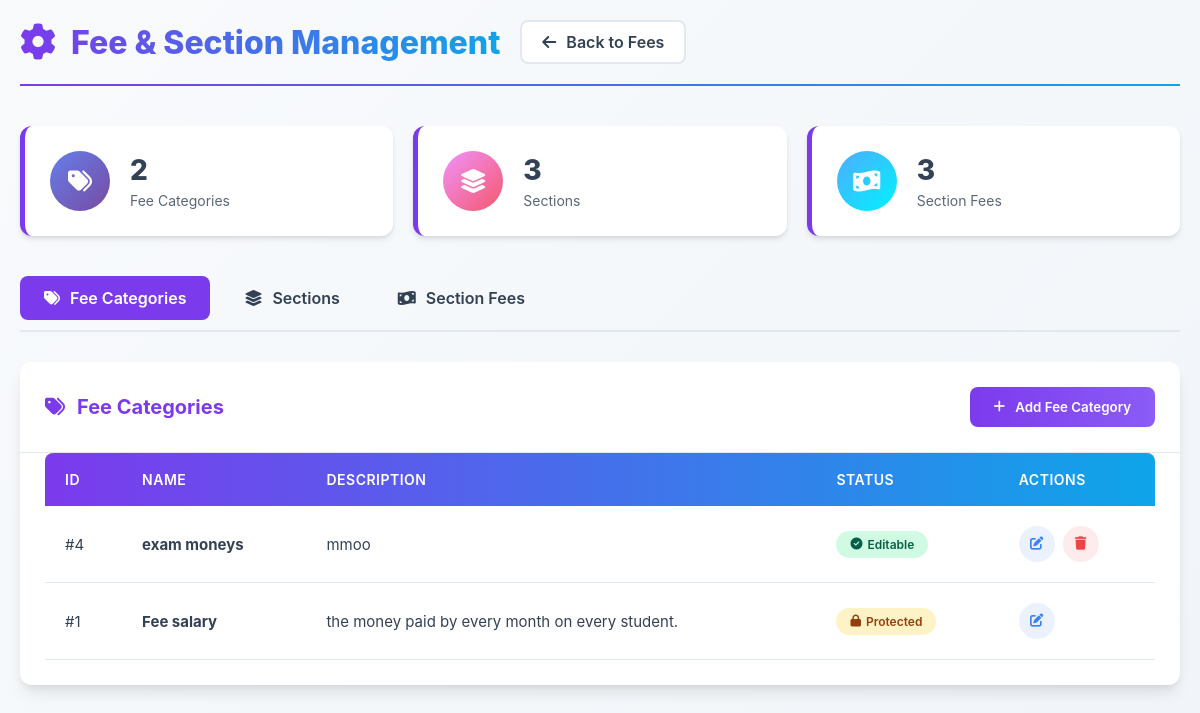
The app's page /views/admin/fees/fee_category.php (signed in) with its own data.
### tables this page shows
CREATE TABLE `app_settings` (
  `id` int(11) NOT NULL,
  `app_name` varchar(150) DEFAULT 'Admin Panel',
  `logo_path` varchar(255) DEFAULT NULL,
  `show_type` enum('text','logo') DEFAULT 'text',
  `updated_at` timestamp NOT NULL DEFAULT current_timestamp() ON UPDATE current_timestamp(),
  `language_id` int(11) DEFAULT 1
);

CREATE TABLE `fee_categories` (
  `id` int(11) NOT NULL,
  `name` varchar(150) NOT NULL,
  `description` text DEFAULT NULL
);

### views/admin/fees/fee_category.php (the view, shortened to what this page needs)
<?php
require_once __DIR__ . '/../../../config/db.php';
$settings = $conn->query("SELECT language_id FROM app_settings ORDER BY id DESC LIMIT 1")->fetch_assoc();
$currentLangId = $settings['language_id'] ?? 1;
function t($key, $replacements = []) {
    global $translations, $currentLangId;
    $text = $translations[$currentLangId][$key] ?? $key;
    return $text;
}
$themeRow = $conn->query("SELECT mode FROM theme ORDER BY id DESC LIMIT 1")->fetch_assoc();
$themeMode = $themeRow['mode'] ?? 1;
$isDark = $themeMode == 0;
$fee_categories = $conn->query("SELECT * FROM fee_categories ORDER BY name ASC");
?>
<!DOCTYPE html>
<html lang="<?= $currentLangId == 2 ? 'ar' : 'en' ?>"
      dir="<?= $currentLangId == 2 ? 'rtl' : 'ltr' ?>">
<head>
    <link rel="stylesheet" href="https://cdnjs.cloudflare.com/ajax/libs/font-awesome/6.4.0/css/all.min.css">
</head>
<body class="<?= $isDark ? 'dark' : '' ?>">
    <div class="container">
        <div class="header">
            <div class="header-left">
                <h1><i class="fas fa-cog"></i> <?= t('page_title') ?></h1>
                <a href="fees.php" class="back-btn">
                    <i class="fas fa-arrow-left"></i> <?= t('back_to_fees') ?>
                </a>
            </div>
        </div>
        <div class="stats-grid">
            <div class="stat-card stat-1">
                <div class="stat-icon">
                    <i class="fas fa-tags"></i>
                </div>
                <div class="stat-content">
                    <h3 id="feeCount">0</h3>
                    <p><?= t('fee_categories') ?></p>
                </div>
            </div>
            <div class="stat-card stat-2">
                <div class="stat-icon">
                    <i class="fas fa-layer-group"></i>
                </div>
                <div class="stat-content">
                    <h3 id="sectionCount">0</h3>
                    <p><?= t('sections') ?></p>
                </div>
            </div>
            <div class="stat-card stat-3">
                <div class="stat-icon">
                    <i class="fas fa-money-bill-wave"></i>
                </div>
                <div class="stat-content">
                    <h3 id="sectionFeeCount">0</h3>
                    <p><?= t('section_fees') ?></p>
                </div>
            </div>
        </div>
        <div class="content-tabs">
            <button class="tab-btn active" onclick="showTab('fee-categories')">
                <i class="fas fa-tags"></i> <?= t('fee_categories') ?>
            </button>
            <button class="tab-btn" onclick="showTab('sections')">
                <i class="fas fa-layer-group"></i> <?= t('sections') ?>
            </button>
            <button class="tab-btn" onclick="showTab('section-fees')">
                <i class="fas fa-money-bill-wave"></i> <?= t('section_fees') ?>
            </button>
        </div>
        <div class="data-section active" id="fee-categories-section">
            <div class="section-header">
                <h3><i class="fas fa-tags"></i> <?= t('fee_categories') ?></h3>
                <button class="action-btn" onclick="openModal('feeModal')">
                    <i class="fas fa-plus"></i> <?= t('add_fee_category') ?>
                </button>
            </div>
            <div class="table-container">
                <table>
                    <thead>
                        <tr>
                            <th><?= t('id') ?></th>
                            <th><?= t('name') ?></th>
                            <th><?= t('description') ?></th>
                            <th><?= t('status') ?></th>
                            <th><?= t('actions') ?></th>
                        </tr>
                    </thead>
                    <tbody>
                        <?php while($fc = $fee_categories->fetch_assoc()):
                        $isSalary = strtolower($fc['name']) === 'fee salary';
                        ?>
                        <tr>
                            <td>#<?= $fc['id'] ?></td>
                            <td><strong><?= htmlspecialchars($fc['name']) ?></strong></td>
                            <td><?= htmlspecialchars($fc['description']) ?: '-' ?></td>
                            <td>
                                <?php if($isSalary): ?>
                                <span class="badge badge-warning">
                                    <i class="fas fa-lock"></i> <?= t('protected') ?>
                                </span>
                                <?php else: ?>
                                <span class="badge badge-success">
                                    <i class="fas fa-check-circle"></i> <?= t('editable') ?>
                                </span>
                                <?php endif; ?>
                            </td>
                            <td>
                                <div class="table-actions">
                                    <button class="btn-icon btn-edit" onclick="editFee(<?= $fc['id'] ?>, '<?= htmlspecialchars($fc['name'], ENT_QUOTES) ?>', '<?= htmlspecialchars($fc['description'], ENT_QUOTES) ?>', <?= $isSalary ? 'true' : 'false' ?>)">
                                        <i class="fas fa-edit"></i>
                                    </button>
                                    <?php if(!$isSalary): ?>
                                    <button class="btn-icon btn-delete" onclick="confirmDeleteFee(<?= $fc['id'] ?>, '<?= htmlspecialchars($fc['name'], ENT_QUOTES) ?>')">
                                        <i class="fas fa-trash"></i>
                                    </button>
                                    <?php endif; ?>
                                </div>
                            </td>
                        </tr>
                        <?php endwhile; ?>
                    </tbody>
                </table>
            </div>
        </div>
    </div>
</body>
</html>

### records on screen
app_settings: language "Fee & Section Management", language "Back to Fees", language "Fee Categories", language "Sections", language "Section Fees", language "Add Fee Category", language "ID", language "NAME", language "DESCRIPTION", language "STATUS", language "ACTIONS", language "Editable", language "Protected"
fee_categories: id "4", name "exam moneys", description "mmoo"
fee_categories: id "1", name "Fee salary", description "the money paid by every month on every student."
